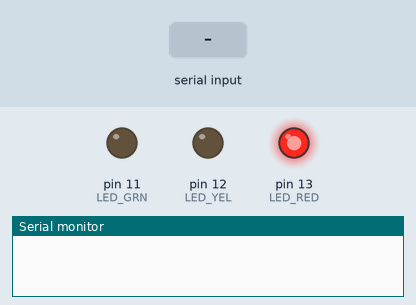
A sketch run on a simulated Arduino Uno, built with avr-gcc and run on an emulated ATmega328P. On the bench: output pins drawn as LEDs (lit = HIGH), the last lines printed to the serial monitor. Dashed ring = blinking. Inputs (shaded band) come from the test bench.

Above: at 1.2 s.
1.3 s: "g\n" received over Serial
At 1.8 s:
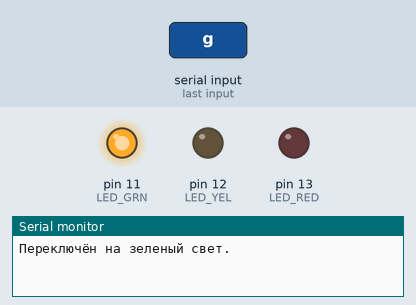
2.8 s: "r\n" received over Serial
At 4.0 s:
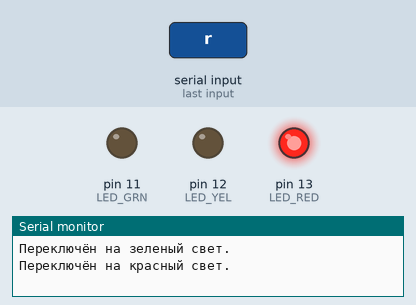
4.3 s: "auto\n" received over Serial
At 9.0 s:
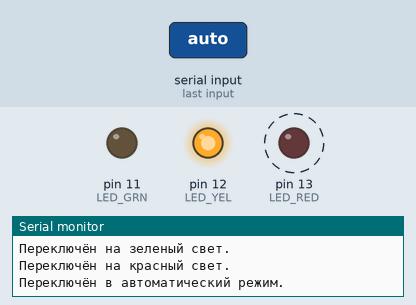
Timing chart, 0 to 19.5 s (numbered marks = the images above; inputs shaded):
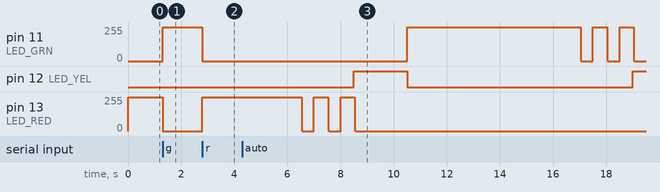

Measured:
- after the input at 1.3 s, pin 11 (LED_GRN): 0/255 → 255/255 at once; pin 13 (LED_RED): 255/255 → 0/255 at once
- after the input at 2.8 s, pin 11 (LED_GRN): 255/255 → 0/255 at once; pin 13 (LED_RED): 0/255 → 255/255 at once
- after the input at 4.3 s, pin 11 (LED_GRN): 0/255 → 255/255 after 6.2 s, then repeats every 1.0 s: 1/255 0.04 s, 0/255 0.42 s, 255/255 0.54 s; pin 12 (LED_YEL): LOW → HIGH after 4.2 s, → LOW 2.0 s later, → HIGH 8.5 s later; pin 13 (LED_RED): alternates 255/255 for 0.54 s and 0/255 for 0.46 s, 5 changes in all, then stays 0/255, starting after 2.2 s

The sketch:

trafficlight.ino
```cpp
#define LED_RED 13
#define LED_YEL 12
#define LED_GRN 11
#define SET_LED_ON 'u'
#define SET_LED_OFF 'd'
#define SET_LED_BLINK 'b'
#define SET_TRAFFIC_LIGHT 's'

#define STATE_IDLE 0
#define STATE_LED_ON 1
#define STATE_LED_OFF 2
#define STATE_LED_BLINK 3

#define BLINK_INTERVAL 500
#define LIGHT_INTERVAL 6000
#define LIGHT_INTERVAL_YEL 2000


bool traffic_light = true; // Переменная для проверки автоматического режима
bool manual_mode = false; // Переменная для ручного режима

int state;
int stage = 1;
long int stage_interval;
int PIN;


long int blink_start;
bool led_status = LOW;

void update_state() {
    if (Serial.available() > 0) {
        char cmd = Serial.read();
        if (cmd == SET_LED_ON) {
            state = STATE_LED_ON;
        }
        else if (cmd == SET_LED_OFF) {
            state = STATE_LED_OFF;
        }
        else if (cmd == SET_LED_BLINK) {
            state = STATE_LED_BLINK;
            blink_start = millis();
        }
        else if (cmd == SET_TRAFFIC_LIGHT) {
            traffic_light = true;
        }

    }
}


void process_state2() {
    if (traffic_light) {
      if (stage == 1) {

        // переменная для светодиода = красный
        PIN = LED_RED;
        state = STATE_LED_ON;
        stage_interval = millis();

        stage += 1;
      }
      else if (stage == 2 and millis() > stage_interval + LIGHT_INTERVAL) {

        state = STATE_LED_BLINK;
        stage_interval = millis();
        blink_start = millis();
        stage += 1;
      }
      else if(stage == 3 and millis() > stage_interval + BLINK_INTERVAL * 5){

        state = STATE_LED_OFF;
        stage += 1;
      }
      else if (stage == 4) {

        // переменная для светодиода = желтый
        PIN = LED_YEL;
        state = STATE_LED_ON;
        stage_interval = millis();
        stage += 1;

      }
      else if (stage == 5 and millis() > stage_interval + LIGHT_INTERVAL_YEL) {

        state = STATE_LED_OFF;
        stage += 1;
      }
      else if (stage == 6) {

        // переменная для светодиода = зелёный
        PIN = LED_GRN;
        state = STATE_LED_ON;
        stage_interval = millis();
        stage += 1;
      }
      else if (stage == 7 and millis() > stage_interval + LIGHT_INTERVAL) {

        state = STATE_LED_BLINK;
        stage_interval = millis();
        stage += 1;
        blink_start = millis();
      }
      else if (stage == 8 and millis() > stage_interval + BLINK_INTERVAL * 5) {

        state = STATE_LED_OFF;
        stage += 1;
      }
      else if (stage == 9) {

        // переменная для светодиода = желтый
        PIN = LED_YEL;
        state = STATE_LED_ON;
        stage_interval = millis();
        stage += 1;
      }
      else if (stage == 10 and millis() > stage_interval + LIGHT_INTERVAL_YEL) {

        state = STATE_LED_OFF;
        stage = 1;
      }
    }
    if (state == STATE_LED_ON) {
        digitalWrite(PIN, HIGH);
    }
    else if (state == STATE_LED_OFF) {
        digitalWrite(PIN, LOW);
    }
    else if (state == STATE_LED_BLINK) {
        if (millis() <= blink_start + BLINK_INTERVAL and led_status == LOW) {
            digitalWrite(PIN, HIGH);
            led_status = HIGH;
        }
        if (millis() >= blink_start + BLINK_INTERVAL and millis() <= blink_start + 2 * BLINK_INTERVAL and led_status == HIGH) {
            digitalWrite(PIN, LOW);
            led_status = LOW;
        }
        if (millis() >= blink_start + 2 * BLINK_INTERVAL) {
            blink_start = millis();
        }
    }
}


void setup() {
    Serial.begin(9600);
    pinMode(LED_RED, OUTPUT);
    pinMode(LED_YEL, OUTPUT);
    pinMode(LED_GRN, OUTPUT);
}

void loop() {

    if (Serial.available()) {
        String command = Serial.readStringUntil('\n');

        if (command.equals("r")) {
            manual_mode = true;
            state = STATE_LED_ON;
            digitalWrite(LED_RED, HIGH);
            digitalWrite(LED_YEL, LOW);
            digitalWrite(LED_GRN, LOW);
            Serial.println("Переключён на красный свет.");
            return;
        } else if (command.equals("g")) {
            manual_mode = true;
            state = STATE_LED_ON;
            digitalWrite(LED_RED, LOW);
            digitalWrite(LED_YEL, LOW);
            digitalWrite(LED_GRN, HIGH);
            Serial.println("Переключён на зеленый свет.");
            return;
        } else if (command.equals("auto")) {
            manual_mode = false;
            digitalWrite(LED_RED, LOW);
            digitalWrite(LED_YEL, LOW);
            digitalWrite(LED_GRN, LOW);
            Serial.println("Переключён в автоматический режим.");
            process_state2();
        }
    }

    if (!manual_mode) {
        process_state2();
    }
}
```
